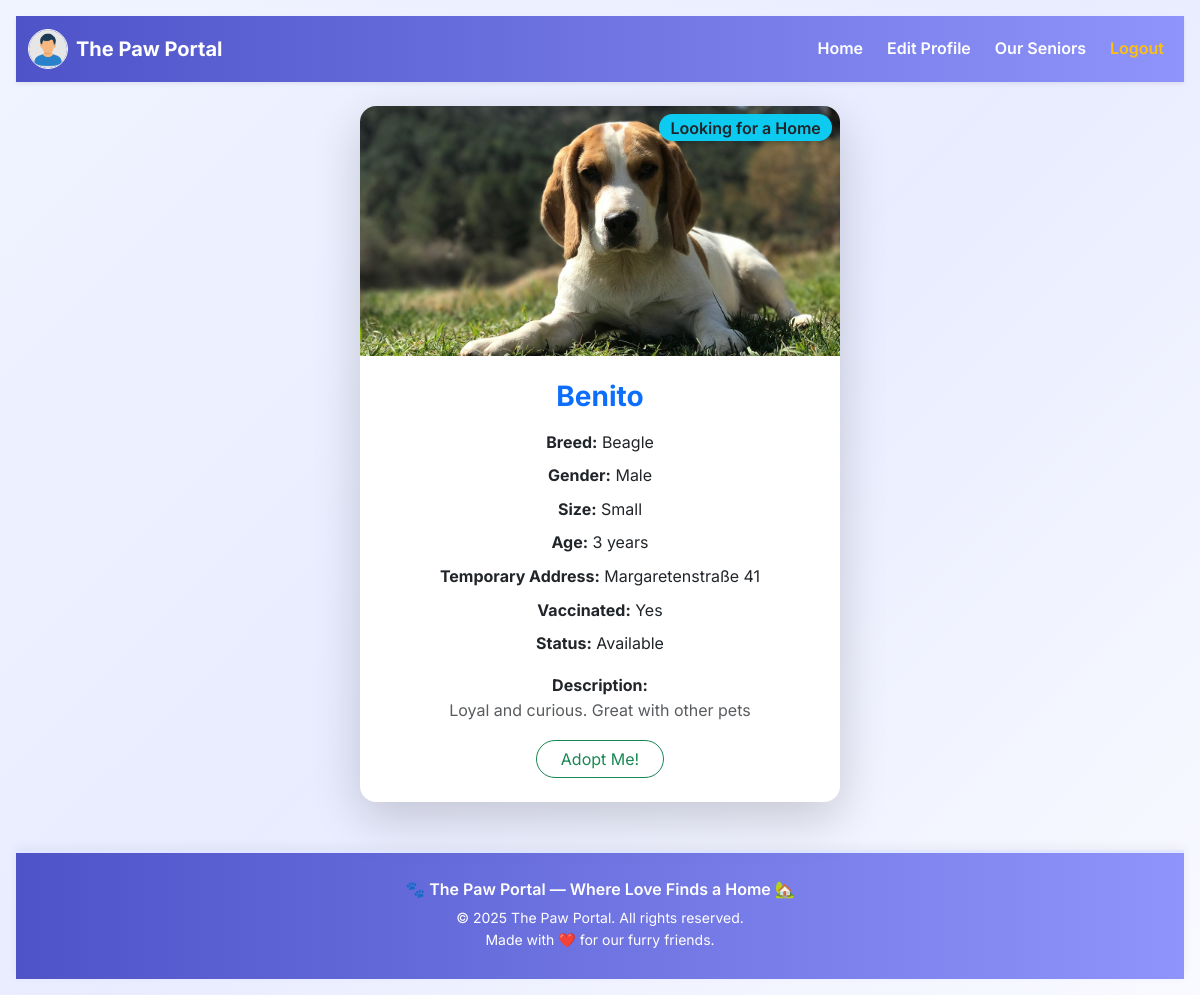
Screenshot of /details.php?id=6 (signed in) with the database file from the repository.
### tables this page shows
CREATE TABLE `user` (
  `id` int(11) NOT NULL,
  `fname` varchar(100) NOT NULL,
  `lname` varchar(120) NOT NULL,
  `email` varchar(150) NOT NULL,
  `date_of_birth` date NOT NULL,
  `address` varchar(150) NOT NULL,
  `picture` varchar(255) NOT NULL,
  `password` varchar(255) NOT NULL,
  `status` enum('user','admin') DEFAULT 'user'
);

CREATE TABLE `pets` (
  `id` int(11) NOT NULL,
  `name` varchar(75) NOT NULL,
  `breed` varchar(75) NOT NULL,
  `gender` varchar(20) NOT NULL,
  `size` enum('X-Small','Small','Medium','Large','X-Large') NOT NULL,
  `age` tinyint(4) NOT NULL,
  `picture` varchar(255) NOT NULL,
  `address` varchar(100) NOT NULL,
  `vaccinated` enum('Yes','No') NOT NULL DEFAULT 'Yes',
  `description` text NOT NULL,
  `status` enum('Adopted','Available') NOT NULL
);

### details.php (the view, shortened to what this page needs)
<?php
require_once "db_connect.php";
$adminRow = null;
$userRow = null;
if (isset($_SESSION["user"])) {
    $userId = $_SESSION["user"];
    $userSql = "SELECT * FROM `user` WHERE id = $userId";
    $userResult = mysqli_query($connect, $userSql);
    $userRow = mysqli_fetch_assoc($userResult);
}
$id = $_GET["id"] ?? null;
$sql = "SELECT * FROM pets WHERE id =$id";
$result = mysqli_query($connect, $sql);
$row = mysqli_fetch_assoc($result);
?>
<!DOCTYPE html>
<html lang="en">
<head>
    <link href="https://cdn.jsdelivr.net/npm/bootstrap@5.3.6/dist/css/bootstrap.min.css" rel="stylesheet">
    <link rel="stylesheet" href="../css/styles.css">
</head>
<body>
    <nav class="navbar navbar-expand-lg custom-navbar shadow-sm sticky-top">
        <div class="container-fluid">
            <a class="navbar-brand d-flex align-items-center gap-2" href="dashboard.php">
                <?php if ($adminRow): ?>
                    <img src="img/<?= $adminRow["picture"] ?>" alt="admin pic" width="40" height="40"
                        class="rounded-circle border border-light">
                <?php elseif ($userRow): ?>
                    <img src="img/<?= $userRow["picture"] ?>" alt="user pic" width="40" height="40"
                        class="rounded-circle border border-light">
                <?php endif; ?>
                <span class="fw-bold text-white">The Paw Portal</span>
            </a>
            <div class="collapse navbar-collapse" id="navbarNavDropdown">
                <ul class="navbar-nav ms-auto mb-2 mb-lg-0 gap-2">
                    <li class="nav-item">
                        <?php if ($adminRow): ?>
                            <a class="nav-link text-white fw-semibold" href="../dashboard.php">Dashboard</a>
                        <?php elseif ($userRow): ?>
                            <a class="nav-link text-white fw-semibold" href="home.php">Home</a>
                        <?php endif; ?>
                    </li>
                    <li class="nav-item">
                        <?php if ($adminRow): ?>
                            <a class="nav-link text-white fw-semibold" href="update.php?id=<?= $adminRow["id"] ?>">Edit Profile</a>
                        <?php elseif ($userRow): ?>
                            <a class="nav-link text-white fw-semibold" href="update.php?id=<?= $userRow["id"] ?>">Edit Profile</a>
                        <?php endif; ?>
                    </li>
                    <?php if ($userRow): ?>
                        <li class="nav-item">
                            <a class="nav-link text-white fw-semibold" href="seniors.php">Our Seniors</a>
                        </li>
                    <?php endif; ?>
                    <li class="nav-item">
                        <a class="nav-link text-warning fw-semibold" href="../logout.php?logout">Logout</a>
                    </li>
                </ul>
            </div>
        </div>
    </nav>
    <div class="container mt-4 mb-5 d-flex justify-content-center">
        <div class="card shadow-lg border-0 rounded-4 position-relative text-center" style="width: 30rem;">
            <div class="position-absolute top-0 end-0 m-2 badge bg-info text-dark fs-6">Looking for a Home</div>
            <img src="img/<?= $row["picture"] ?>" class="card-img-top rounded-top-4" alt="<?= $row["name"] ?>" style="height: 250px; object-fit: cover;">
            <div class="card-body p-4">
                <h3 class="card-title text-primary fw-bold mb-3"><?= $row["name"] ?></h3>
                <p class="card-text mb-2"><strong>Breed:</strong> <?= $row["breed"] ?></p>
                <p class="card-text mb-2"><strong>Gender:</strong> <?= $row["gender"] ?></p>
                <p class="card-text mb-2"><strong>Size:</strong> <?= $row["size"] ?></p>
                <p class="card-text mb-2"><strong>Age:</strong> <?= $row["age"] ?> years</p>
                <p class="card-text mb-2"><strong>Temporary Address:</strong> <?= $row["address"] ?></p>
                <p class="card-text mb-2"><strong>Vaccinated:</strong> <?= $row["vaccinated"] ?></p>
                <p class="card-text mb-2"><strong>Status:</strong> <?= $row["status"] ?></p>
                <p class="card-text mt-3"><strong>Description:</strong><br><span class="text-muted"><?= $row["description"] ?></span></p>
                <?php if (!isset($_SESSION["admin"])): ?>
                    <a href="adopt.php?id=<?= $row['id'] ?>" class="btn btn-outline-success rounded-pill px-4">Adopt Me!</a>
                <?php endif; ?>
            </div>
        </div>
    </div>
    <footer class="custom-footer text-center text-white py-4 mt-5">
        <div class="container">
            <p class="mb-1 fw-semibold">🐾 The Paw Portal — Where Love Finds a Home 🏡</p>
            <p class="mb-0 small">&copy; <?= date("Y") ?> The Paw Portal. All rights reserved.</p>
            <p class="small">Made with ❤️ for our furry friends.</p>
        </div>
    </footer>
</body>
</html>

### css/styles.css (style rules this page uses)
body { font-family: 'Inter', -apple-system, BlinkMacSystemFont, 'Segoe UI', Roboto, Oxygen, Ubuntu, Cantarell, 'Open Sans', 'Helvetica Neue', sans-serif; color: #333; line-height: 1.6; background: linear-gradient(135deg, #f0f4ff, #e9ecff, #f9faff); transition: background 0.3s ease; min-height: 100vh; padding: 1rem; background-color: #f0f4ff; }
.custom-navbar { background: linear-gradient(90deg, #4e54c8, #8f94fb); }
.custom-navbar .nav-link { transition: 0.3s ease; }
.custom-navbar .navbar-brand span { font-size: 1.25rem; }
.card-img-top { transition: transform 0.3s ease; }
.card-img-top { width: 100%; height: 180px; object-fit: cover; object-position: center; border-top-left-radius: 1rem; border-top-right-radius: 1rem; }
.badge { font-size: 0.75rem; font-weight: 600; border-radius: 999px; padding: 0.35em 0.7em; box-shadow: 0 2px 4px rgba(0,0,0,0.15); }
.custom-footer { background: linear-gradient(90deg, #4e54c8, #8f94fb); color: white; font-family: 'Inter', sans-serif; border-top: 3px solid #e0e7ff; box-shadow: 0 -3px 10px rgba(0, 0, 0, 0.05); }
.custom-footer p { margin-bottom: 0.25rem; transition: opacity 0.3s ease; }

### rows the page displays
user: picture (placeholder picture)
pets: picture (picture), name "Benito", breed "Beagle", gender "Male", size "Small", age "3", address "Margaretenstraße 41", vaccinated "Yes", status "Available", description "Loyal and curious. Great with other pets"
